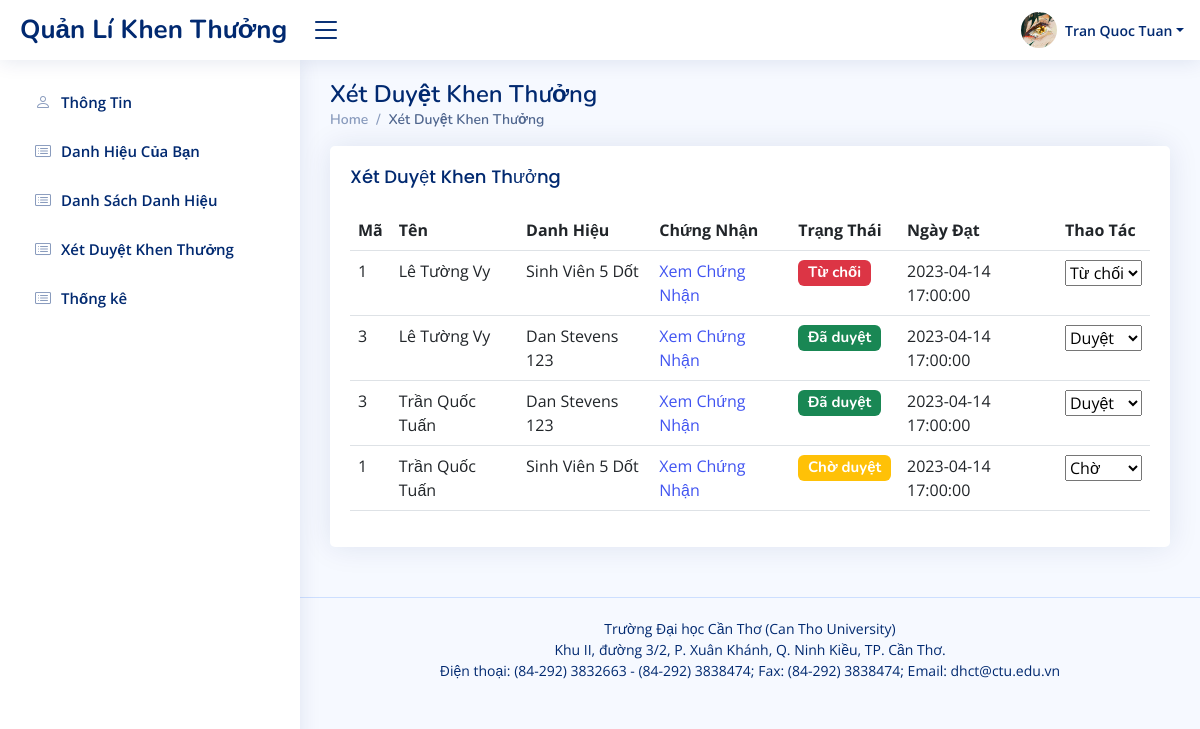
/pages-xdkt.php (signed in), run on the app's committed database.
### tables this page shows
CREATE TABLE IF NOT EXISTS `dangky_danhhieu` (
  `id` int NOT NULL AUTO_INCREMENT,
  `user_id` int DEFAULT NULL,
  `status` int DEFAULT '0',
  `dh_id` int DEFAULT NULL,
  `created_at` timestamp NULL DEFAULT CURRENT_TIMESTAMP,
  PRIMARY KEY (`id`),
  KEY `user_id` (`user_id`),
  KEY `FK_dangky_danhhieu_danhhieu` (`dh_id`),
  CONSTRAINT `dangky_danhhieu_ibfk_1` FOREIGN KEY (`user_id`) REFERENCES `users` (`id`),
  CONSTRAINT `FK_dangky_danhhieu_danhhieu` FOREIGN KEY (`dh_id`) REFERENCES `danhhieu` (`id`)
);

CREATE TABLE IF NOT EXISTS `danhhieu` (
  `id` int NOT NULL AUTO_INCREMENT,
  `name` varchar(250) DEFAULT NULL,
  `dotthidua` varchar(250) DEFAULT NULL,
  `doituong` varchar(250) DEFAULT NULL,
  `quyetdinh` varchar(250) DEFAULT NULL,
  `ngaybatdau` date DEFAULT NULL,
  `ngayketthuc` date DEFAULT NULL,
  PRIMARY KEY (`id`)
);

CREATE TABLE IF NOT EXISTS `profile` (
  `mssv` varchar(10) NOT NULL,
  `hoten` varchar(50) NOT NULL,
  `gioitinh` varchar(3) NOT NULL,
  `ngaysinh` date NOT NULL,
  `diachi` varchar(255) NOT NULL,
  `sdt` varchar(11) NOT NULL,
  `lop` varchar(8) NOT NULL,
  `nganh` varchar(50) NOT NULL,
  `nienkhoa` varchar(10) NOT NULL,
  `khoa` varchar(50) NOT NULL,
  `user_id` int DEFAULT NULL,
  PRIMARY KEY (`mssv`),
  KEY `FK_profile_users` (`user_id`),
  CONSTRAINT `FK_profile_users` FOREIGN KEY (`user_id`) REFERENCES `users` (`id`)
);

### lib/database.php (called while the page is built, shortened)
<?php
Class Database{
   public $host   = DB_HOST;
   public $user   = DB_USER;
   public $pass   = DB_PASS;
   public $dbname = DB_NAME;
   public $link;
private function connectDB(){
   $this->link = new mysqli($this->host, $this->user, $this->pass,
    $this->dbname);
 }
public function select($query){
  $result = $this->link->query($query) or
   die($this->link->error.__LINE__);
  if($result->num_rows > 0){
    return $result;
  } else {
    return false;
  }
 }
}

### pages-xdkt.php (the view, shortened to what this page needs)
<?php
include 'lib/database.php';
$db = new Database();
$sql = "SELECT *,dkdh.id as dh_id FROM dangky_danhhieu dkdh
        JOIN danhhieu dh ON dkdh.dh_id = dh.id
        JOIN profile p ON dkdh.user_id = p.user_id
";
$data = [];
$result = $db->select($sql);
while ($row = mysqli_fetch_array($result, 1)) {
    $data[] = $row;
}
include 'inc/header.php';
include 'inc/sidebar.php';
?>
<main id="main" class="main">
    <div class="pagetitle">
        <h1>Xét Duyệt Khen Thưởng</h1>
        <nav>
            <ol class="breadcrumb">
                <li class="breadcrumb-item"><a href="index.php">Home</a></li>
                <li class="breadcrumb-item active">Xét Duyệt Khen Thưởng</li>
            </ol>
        </nav>
    </div>
    <section class="section">
        <div class="row">
            <div class="col-lg-12">
                <div class="card">
                    <div class="card-body">
                        <h5 class="card-title">Xét Duyệt Khen Thưởng</h5>
                        <table class="table">
                            <thead>
                                <tr>
                                    <th scope="col">Mã</th>
                                    <th scope="col">Tên</th>
                                    <th scope="col">Danh Hiệu</th>
                                    <th scope="col">Chứng Nhận</th>
                                    <th scope="col">Trạng Thái</th>
                                    <th scope="col">Ngày Đạt</th>
                                    <th scope="col">Thao Tác</th>
                                </tr>
                            </thead>
                            <tbody>
                                <?php
                                foreach ($data as $item) {
                                    $html = '';
                                    if ($item['status'] == 0) {
                                        $status = '<h5><span class="badge bg-warning">Chờ duyệt</span></h5>';
                                        $html .= '<option selected value="0">Chờ</option><option value="1">Duyệt</option><option value="3">Từ chối</option>';
                                    } else if($item['status'] == 1){
                                        $status = '<h5><span class="badge bg-success">Đã duyệt</span></h5>';
                                        $html .= '<option value="0">Chờ</option><option selected value="1">Duyệt</option><option value="3">Từ chối</option>';
                                    } else {
                                        $status = '<h5><span class="badge bg-danger">Từ chối</span></h5>';
                                        $html .= '<option value="0">Chờ</option><option selected value="1">Duyệt</option><option selected value="3">Từ chối</option>';
                                    }
                                    echo '
                                        <tr>
                                            <td>' . $item['id'] . '</td>
                                            <td>' . $item['hoten'] . '</td>
                                            <td>' . $item['name'] . '</td>
                                            <td><a href="https://www.facebook.com/">Xem Chứng Nhận</a></td>
                                            <td>
                                                '.$status.'
                                            </td>
                                            <td>' . $item['created_at'] . '</td>
                                            <td>
                                                <div class="btn-group" role="group" aria-label="Basic mixed styles example">
                                                    <select data-id=' . $item['dh_id'] . ' name="" class="select-action-dh" class="form-control">
                                                        '.$html.'
                                                    </select>
                                                    <!-- <form action="pages-xd.php">
                                                            <button type="submit" class="btn btn-primary btn-sm"><i class="ri-ball-pen-line"></i>Xét Duyệt</button>
                                                        </form> -->
                                                </div>
                                            </td>
                                        </tr>';
                                }
                                ?>
                            </tbody>
                        </table>
                    </div>
                </div>
            </div>
        </div>
    </section>
</main>
<?php
include 'admin/inc/footer.php';
?>

### assets/css/style.css (style rules this page uses)
:root { scroll-behavior: smooth; }
body { font-family: "Open Sans", sans-serif; background: #f6f9ff; color: #444444; }
a { color: #4154f1; text-decoration: none; }
h1, h2, h3, h4, h5, h6 { font-family: "Nunito", sans-serif; }
#main { margin-top: 60px; padding: 20px 30px; transition: all 0.3s; }
.pagetitle { margin-bottom: 10px; }
.pagetitle h1 { font-size: 24px; margin-bottom: 0; font-weight: 600; color: #012970; }
.card { margin-bottom: 30px; border: none; border-radius: 5px; box-shadow: 0px 0 30px rgba(1, 41, 112, 0.1); }
.card-title { padding: 20px 0 15px 0; font-size: 18px; font-weight: 500; color: #012970; font-family: "Poppins", sans-serif; }
.card-body { padding: 0 20px 20px 20px; }
.breadcrumb { font-size: 14px; font-family: "Nunito", sans-serif; color: #899bbd; font-weight: 600; }
.breadcrumb a { color: #899bbd; transition: 0.3s; }
.breadcrumb .breadcrumb-item::before { color: #899bbd; }
.breadcrumb .active { color: #51678f; font-weight: 600; }
@media (min-width: 1200px) { #main, #footer { margin-left: 300px; } }

### data on the page
dangky_danhhieu: dh "1", profile.hoten "Lê Tường Vy", dh.name "Sinh Viên 5 Dốt", shows "Từ chối", created_at "2023-04-14 17:00:00", status+id "Từ chối"
dangky_danhhieu: dh "3", profile.hoten "Lê Tường Vy", dh.name "Dan Stevens 123", shows "Đã duyệt", created_at "2023-04-14 17:00:00", status+id "Duyệt"
dangky_danhhieu: dh "3", profile.hoten "Trần Quốc Tuấn", dh.name "Dan Stevens 123", shows "Đã duyệt", created_at "2023-04-14 17:00:00", status+id "Duyệt"
dangky_danhhieu: dh "1", profile.hoten "Trần Quốc Tuấn", dh.name "Sinh Viên 5 Dốt", shows "Chờ duyệt", created_at "2023-04-14 17:00:00", status+id "Chờ"

### other printed values
$_SESSION['hoten'] "Tran Quoc Tuan"
